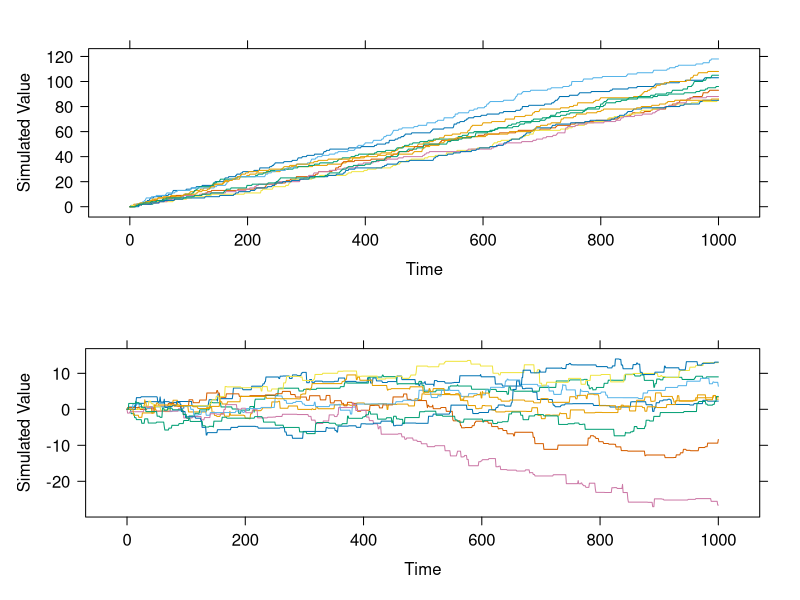

This chart was generated by the following R code:
# Clearing Variables and Close Windows
rm(list = ls(all = TRUE))
graphics.off()

# Loading Libraries
libraries = c("ggplot2", "reshape2", "stats", "zoo", "tidyr", "lattice")

lapply(libraries, function(x) if (!(x %in% installed.packages())) {
  install.packages(x)
})

lapply(libraries, library, quietly = TRUE, character.only = TRUE)

# Poisson Generator
PPgen=function(lambda){
  X=0
  Sum=0
  flag=0

  while (flag==0){
    E=-log(runif(1)); Sum = Sum + E
    if (Sum < lambda) {X=X+1} else {flag=1}
  }
  return(X)
}

# Poisson Process
PP=function(lambda, N, T){
  h=T/N; t=(0:T)/N 
  X=rep(0, N+1)
  I=rep(0,N)
  X[1]=0
  for(i in 1:N) {
    I[i]=PPgen(h*lambda); X[i+1]=X[i] + I[i]}
  return(X)
}

#Compound Poisson Process
CPP=function(lambda, T, N) {
  h=T/N
  t=(0:T)/N
  X=rep(0, N+1)
  F=rep(0, N+1)
  I=rep(0,N)
  X[1]=0
  for(i in 1:N) {
    I[i]=PPgen(h*lambda)
    if (I[i]==0){F[i]=0} else {F[i]=rnorm(1)}
    X[i+1]=X[i] + F[i]}
  return(X)
}

# Initialization
lambda = 100
N = 1000; T = 1
stim_up = 10
col_name = c('S1', 'S2','S3', 'S4','S5', 'S6','S7', 'S8','S9', 'S10', 'time')
S_PP = matrix(0, stim_up, N+1)
S_CPP = matrix(0, stim_up, N+1)

# Generating 
for(i in 1:stim_up){
  S_CPP[i,] = CPP(lambda, T, N)
  S_PP[i,] = PP(lambda, N, T)
}
S_PP = data.frame(t(S_PP))
S_CPP = data.frame(t(S_CPP))
S_PP$time = c(0:1000)
S_CPP$time = c(0:1000)
colnames(S_PP) = col_name
colnames(S_CPP) = col_name

# Plotting
pic_1 = xyplot(S1 + S2 + S3 + S4 + S5 + S6 + S7 + S8 + S9 + S10 ~ time, data = S_PP, 
       type = "l", 
       xlab = list(label = "Time", cex = 1), 
       ylab = list(label = "Simulated Value", cex =1), 
       scales=list(tck=c(1), x=list(cex=1), y=list(cex=1)),
       # main=list(label = "Simulated Poisson Process", cex = 2),
       auto.key = FALSE)

pic_2 = xyplot(S1 + S2 + S3 + S4 + S5 + S6 + S7 + S8 + S9 + S10 ~ time, data = S_CPP, 
       type = "l", 
       xlab = list(label = "Time", cex = 1), 
       ylab = list(label = "Simulated Value", cex =1), 
       scales=list(tck=c(1), x=list(cex=1), y=list(cex=1)),
       # main=list(label = "Simulated Poisson Process", cex = 2),
       auto.key = FALSE)

print(pic_1, position=c(0, .5, 1, 1), more=TRUE)
print(pic_2, position=c(0, 0, 1, .5))
# dev.copy(png,'PP-CPP.png')
# dev.off()
